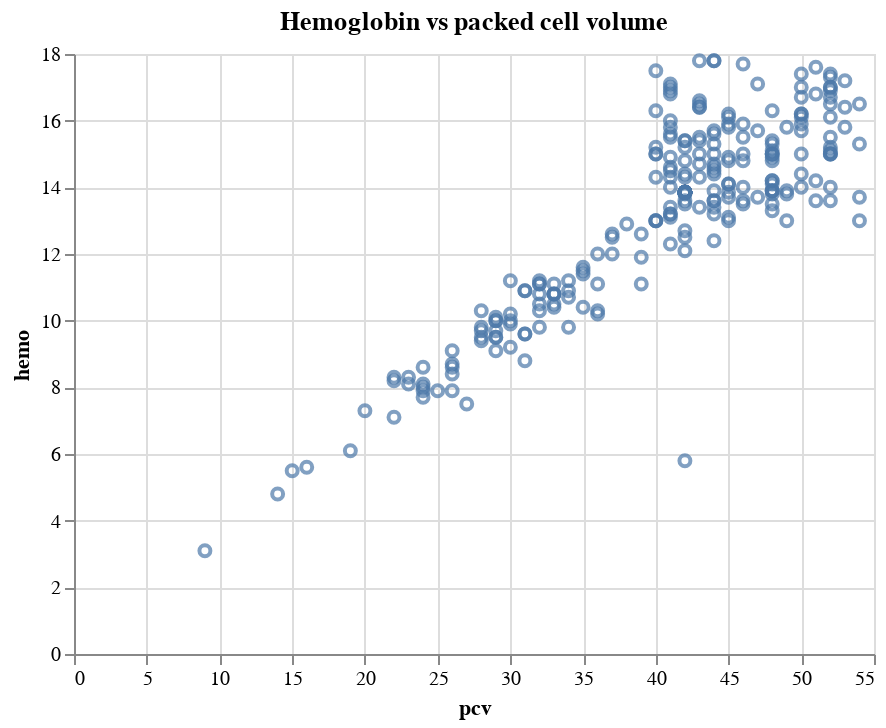

Write notebook code for a chart like this one.
### Markdown cell above
Unfortunatly with with so many features being compared with each other a scatter matrix can become unweidly. But we can still see some interesting scatter plots that we can focus in on. One in particular is the `pcv` vs `hemo` scatter plot.

### Code cell
alt.Chart(data_clean, title = 'Hemoglobin vs packed cell volume').mark_point().encode(
    x='pcv:Q',
    y='hemo:Q',
)

### Figure 1 — Vega-Lite specification as saved in the notebook (floating-point values rounded to 4 significant figures; data arrays with more than 128 entries replaced by an {"elided": "..."} marker saying what was removed)
{"config": {"view": {"continuousWidth": 400, "continuousHeight": 300}}, "data": {"name": "data-23ab5fbbb8473b892a91b29fa85a1421"}, "mark": "point", "encoding": {"x": {"type": "quantitative", "field": "pcv"}, "y": {"type": "quantitative", "field": "hemo"}}, "title": "Hemoglobin vs packed cell volume", "$schema": "https://vega.github.io/schema/vega-lite/v4.8.1.json", "datasets": {"data-23ab5fbbb8473b892a91b29fa85a1421": {"elided": "248 records"}}}
